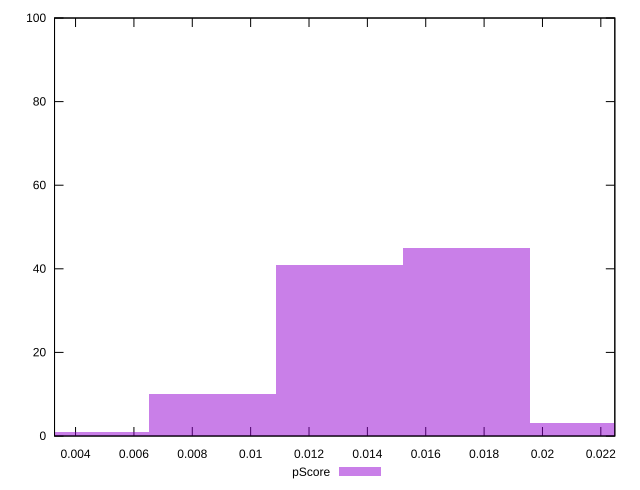

gnuplot code for this plot:
reset

$pScore <<EOF
0.008697985781081104 10
0.01739597156216221 45
0.013046978671621657 41
0.021744964452702763 3
0.004348992890540552 1
EOF

set key outside below
set boxwidth 0.004348992890540552
set xrange [0.003279516712687891:0.022479703443680554]
set yrange [0:100]
set trange [0:100]
set style fill transparent solid 0.5 noborder
set terminal svg size 640, 490 enhanced background rgb 'white'
set output "report_00020_2021-02-19T21:17:38.612Z2/cumulative-layout-shift/samples/pages/pScore/histogram.svg"

plot $pScore title "pScore" with boxes

reset
